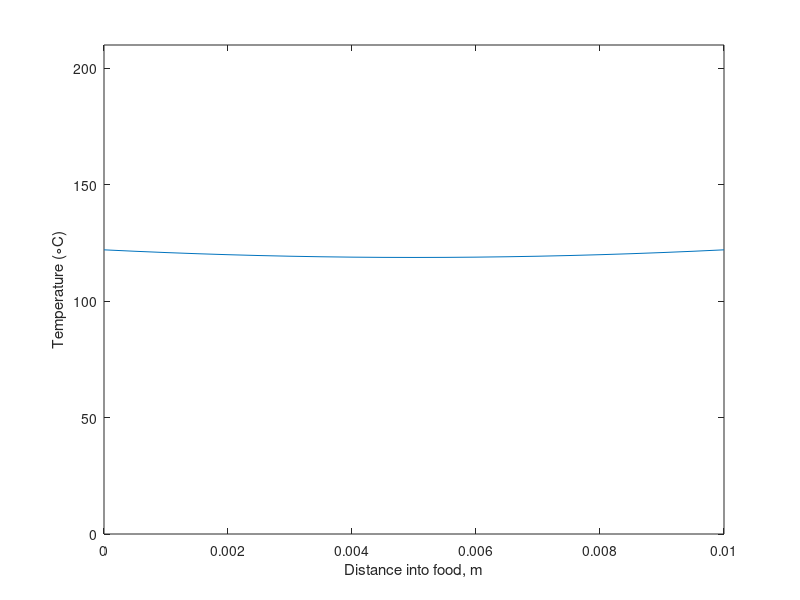

This chart was generated by the following MATLAB code:
%%% 1D heat transfer with Neumann boundary conditions
% For case of food in oven, we assume air in oven is steady and constant
% and has low speed flow. We can use convective heat transfer coefficient
% of h_con=10 for this

% Set data
% Number of nodes, n
N=20;
% Food thickness in metres
L=0.01;
%node thickness
h=L/N;
%convective heat transfer coefficient of water (assume low speed flow)
h_con=10;
%thermal conductivity (use water)
k=0.6;
%density (of water) kg/m^3
rho=997;
%specific heat capacity (of water) J/kg
cp = 4200;
%thermal diffusivity;
alpha = k/(rho*cp);

%Oven air temperature, degC
U_air=200; 
%Initial uniform temp of food
U_t0 = 15;

% Set initial food temperature (at time=0)
U = 15*ones(N+1,1);

%Set end time
t_final = 30*60; %seconds
% Set size of time step (dt=1 is time step of 1s)
dt=0.1;
%vector t
t=0:dt:t_final;
%Vector x
x=linspace(0,L,N+1);

% Step through time
for j=1:length(t)
    Uold=U;
    %Step through space
    %Nodes at surface boundary. We use the value for heat flux at time t
    %here. ie node 1 and node N+1
    U(1) = Uold(1) + (dt*alpha/(h^2))*(2*Uold(2) - 2*Uold(1) + (2*h/k)*h_con*(U_air - Uold(1)));
    U(N+1) = Uold(N+1) + (dt*alpha/(h^2))*(2*Uold(N) - 2*Uold(N+1) - (2*h/k)*(h_con*(Uold(N+1)-U_air)));
    %Interior nodes
    for i=2:N
        U(i)=Uold(i) + (dt*alpha/(h^2))*(Uold(i+1) - 2*Uold(i) + Uold(i-1));
    end
    
end

figure(1)
plot(x,U)
axis([0 L 0 210])
xlabel('Distance into food, m')
ylabel('Temperature (\circC)')
pause(0.01)